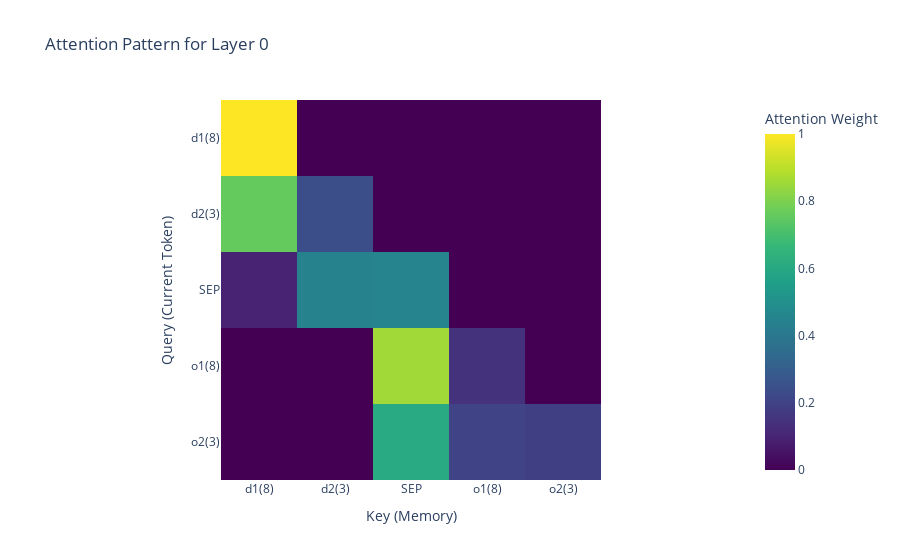

Notebook cell for this chart:
### Code cell
# attn pattern = after softmax

# Define a sample input list to visualize
sample_list = [8, 3]
full_sequence = sample_list + [SPECIAL] + sample_list
tokens = torch.tensor(full_sequence, device=device).unsqueeze(0) # Add batch dim
token_labels = [f"d{i+1}({d})" for i, d in enumerate(sample_list)] + \
               ["SEP"] + \
               [f"o{i+1}({d})" for i, d in enumerate(sample_list)]

attn_layer = 0
attn_hook_name = "blocks."+str(attn_layer)+".attn.hook_pattern"
logits, attn_cache = model.run_with_cache(tokens, remove_batch_dim=True, stop_at_layer=attn_layer+1, names_filter=[attn_hook_name])
attn = attn_cache[attn_hook_name]

print(type(attn_cache))
print(attn_cache)
attention_pattern = attn_cache["pattern", attn_layer, "attn"]
print(attention_pattern.shape)
print(attention_pattern)

print("Layer "+ str(attn_layer) + " Head Attention Patterns:")
#  Remove the batch and head dimensions to get a 2D matrix for plotting.
attention_pattern_2d = attention_pattern.squeeze(0).squeeze(0).cpu().numpy()

print("Generating attention heatmap...")
fig = px.imshow(
    attention_pattern_2d,
    x=token_labels,
    y=token_labels,
    color_continuous_scale='Viridis',
    labels=dict(x="Key (Memory)", y="Query (Current Token)", color="Attention Weight"),
    title=f"Attention Pattern for Layer {attn_layer}"
)

fig.show()

### Figure 1 — Plotly figure (JSON) as saved in the notebook; plotly's stock layout.template omitted (floating-point values rounded to 4 significant figures)
{"data": [{"coloraxis": "coloraxis", "hovertemplate": "Key (Memory): %{x}<br>Query (Current Token): %{y}<br>Attention Weight: %{z}<extra></extra>", "name": "0", "type": "heatmap", "x": ["d1(8)", "d2(3)", "SEP", "o1(8)", "o2(3)"], "xaxis": "x", "y": ["d1(8)", "d2(3)", "SEP", "o1(8)", "o2(3)"], "yaxis": "y", "z": [[1.0, 0.0, 0.0, 0.0, 0.0], [0.7594, 0.2406, 0.0, 0.0, 0.0], [0.09761, 0.4498, 0.4526, 0.0, 0.0], [0.0, 0.0, 0.856, 0.144, 0.0], [0.0, 0.0, 0.6075, 0.2026, 0.19]]}], "layout": {"coloraxis": {"colorbar": {"title": {"text": "Attention Weight"}}, "colorscale": [[0, "#440154"], [0.1111, "#482878"], [0.2222, "#3e4989"], [0.3333, "#31688e"], [0.4444, "#26828e"], [0.5556, "#1f9e89"], [0.6667, "#35b779"], [0.7778, "#6ece58"], [0.8889, "#b5de2b"], [1, "#fde725"]]}, "title": {"text": "Attention Pattern for Layer 0"}, "xaxis": {"anchor": "y", "constrain": "domain", "domain": [0, 1], "scaleanchor": "y", "title": {"text": "Key (Memory)"}}, "yaxis": {"anchor": "x", "autorange": "reversed", "constrain": "domain", "domain": [0, 1], "title": {"text": "Query (Current Token)"}}}}
